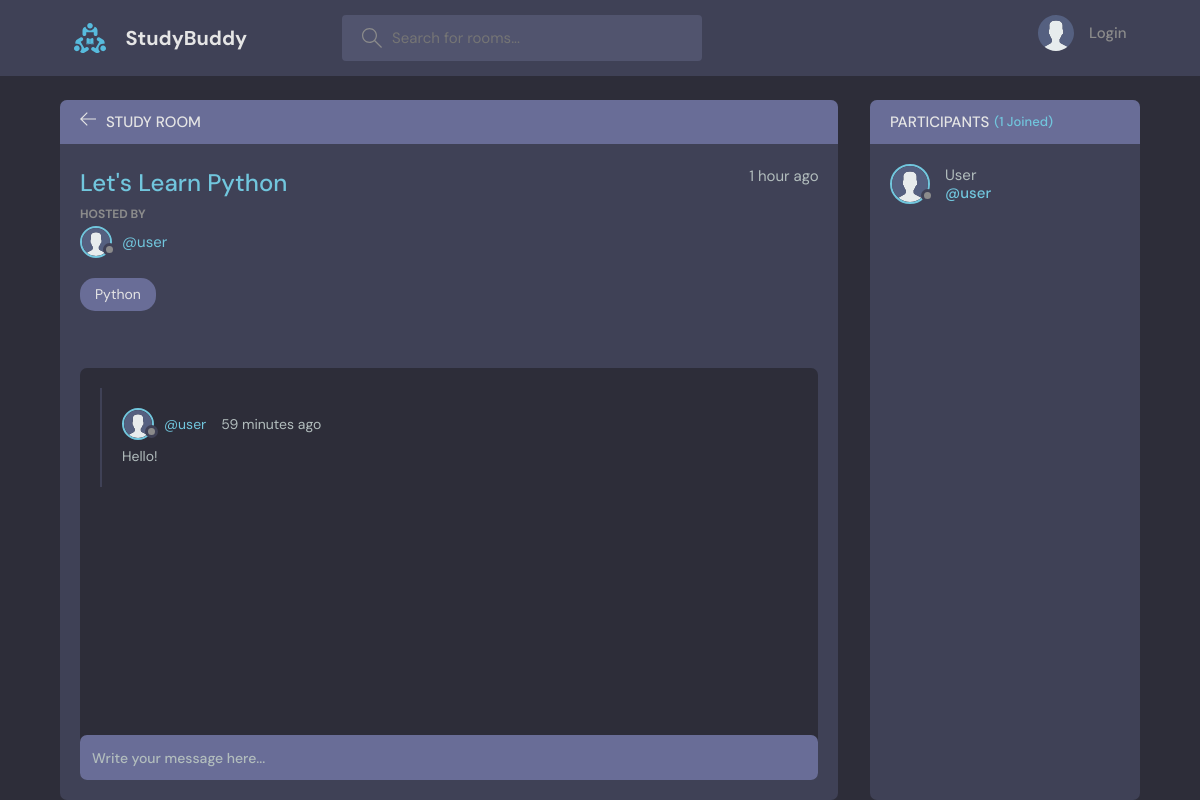
The page /room/1/ on the database its author committed.
### base/models.py (models this page shows, shortened)
class Room(models.Model):
    host = models.ForeignKey(User,on_delete=models.SET_NULL,null=True)
    topic = models.ForeignKey(Topic,on_delete=models.SET_NULL,null=True)
    name = models.CharField(max_length=200)
    description = models.TextField(null = True, blank= True)
    participants = models.ManyToManyField(User,related_name="participants",blank=True)
    updated = models.DateTimeField(auto_now=True)
    created = models.DateTimeField(auto_now_add=True)
    class meta():
        ordering = ['-updated','-created']

class User(AbstractUser):
    name =  models.CharField(max_length=200,null=True)
    email = models.EmailField( unique= True ,null=True)
    bio = models.TextField(null=True)
    avatar = models.ImageField(null = True, default = "avatar.svg")
    USERNAME_FIELD = 'email'
    REQUIRED_FIELDS = []

class Topic(models.Model):
    name = models.CharField(max_length=200)
    def __str__(self):
        return self.name

class Message(models.Model):
    user = models.ForeignKey(User, on_delete=models.CASCADE)
    room = models.ForeignKey(Room, on_delete=models.CASCADE)
    body = models.TextField()
    updated = models.DateTimeField(auto_now=True)
    created = models.DateTimeField(auto_now_add=True)
    class meta():
        ordering = ['-updated','-created']

### base/views.py (the view, shortened to what this page needs)
# urls.py: path('room/<str:pk>/',views.room, name = "room"),
def room(request,pk):
    room = Room.objects.get(id=pk)
    room_messages = room.message_set.all().order_by("-created")
    participants = room.participants.all()
    context = {'room':room,'room_messages':room_messages,'participants':participants}
    return render(request,'base/room.html',context)

### base/templates/base/room.html (shortened to what this page needs)
{% extends 'main.html' %} {% block content %}
<main class="profile-page layout layout--2">
  <div class="container">
    <div class="room">
      <div class="room__top">
        <div class="room__topLeft">
          <a href="{% url 'home' %}">
            <svg
              version="1.1"
              xmlns="http://www.w3.org/2000/svg"
              width="32"
              height="32"
              viewBox="0 0 32 32"
            >
              <title>arrow-left</title>
              <path
                d="M13.723 2.286l-13.723 13.714 13.719 13.714 1.616-1.611-10.96-10.96h27.625v-2.286h-27.625l10.965-10.965-1.616-1.607z"
              ></path>
            </svg>
          </a>
          <h3>Study Room</h3>
        </div>
      </div>
      <div class="room__box scroll">
        <div class="room__header scroll">
          <div class="room__info">
            <h3>{{room.name}}</h3>
            <span>{{room.created|timesince}} ago</span>
          </div>
          <div class="room__hosted">
            <p>Hosted By</p>
            <a
              href="{% url 'user-profile' room.host.id %}"
              class="room__author"
            >
              <div class="avatar avatar--small">
                <img src="{{room.host.avatar.url}}" />
              </div>
              <span>@{{room.host.username}}</span>
            </a>
          </div>
          <span class="room__topics">{{room.topic}}</span>
        </div>
        <div class="room__conversation">
          <div class="threads scroll">
            {% for message in room_messages %}
            <div class="thread">
              <div class="thread__top">
                <div class="thread__author">
                  <a
                    href="{% url 'user-profile' message.user.id %}"
                    class="thread__authorInfo"
                  >
                    <div class="avatar avatar--small">
                      <img src="{{message.user.avatar.url}}" />
                    </div>
                    <span>@{{message.user.username}}</span>
                  </a>
                  <span class="thread__date"
                    >{{message.created|timesince}} ago</span
                  >
                </div>
              </div>
              <div class="thread__details">{{message.body}}</div>
            </div>
            {% endfor %}
          </div>
        </div>
      </div>
      <div class="room__message">
        <form action="" method="POST">
          <input name="body" placeholder="Write your message here..." />
        </form>
      </div>
    </div>
    <div class="participants">
      <h3 class="participants__top">
        Participants <span>({{participants.count}} Joined)</span>
      </h3>
      <div class="participants__list scroll">
        {% for user in participants %}
        <a href="{%  url 'user-profile' user.id %}" class="participant">
          <div class="avatar avatar--medium">
            <img src="{{user.avatar.url}}" />
          </div>
          <p>
            {{user.name}}
            <span>@{{user.username}}</span>
          </p>
        </a>
        {% endfor %}
      </div>
    </div>
  </div>
</main>
{% endblock content %}

### templates/main.html (shortened to what this page needs)
<!DOCTYPE html>
{% load static %}
<html lang="en">
  <head>
    <link rel="stylesheet" href="{% static 'styles/style.css'  %}" />
  </head>
  <body>
    {% include 'navbar.html' %}  {% block content %} {% endblock %}
  </body>
</html>

### templates/navbar.html (shortened to what this page needs)
{% load static %}
<header class="header header--loggedIn">
  <div class="container">
    <a href="{% url 'home' %}" class="header__logo">
      <img src="{% static 'images/logo.svg' %}" />
      <h1>StudyBuddy</h1>
    </a>
    <form class="header__search" method="GET" action="{% url 'home' %}">
      <label>
        <input name="q" placeholder="Search for rooms..." />
      </label>
    </form>
    <nav class="header__menu">
      {% if request.user.is_authenticated %}
      <div class="header__user">
        <a href="{% url 'update-user' %}">
          <div class="avatar avatar--medium active">
            <img src="{{request.user.avatar.url}}" />
          </div>
          <p>{{request.user.name}} <span>@{{request.user.username}}</span></p>
        </a>
        <button class="dropdown-button">
          <svg
            version="1.1"
            xmlns="http://www.w3.org/2000/svg"
            width="32"
            height="32"
            viewBox="0 0 32 32"
          >
            <title>chevron-down</title>
            <path d="M16 21l-13-13h-3l16 16 16-16h-3l-13 13z"></path>
          </svg>
        </button>
      </div>
      {% else %}
      <a href="{% url 'login' %}">
        <img src="{% static 'images/avatar.svg' %}" />
        <p>Login</p>
      </a>
      {% endif %}
    </nav>
  </div>
</header>

### rows shown on the page
Room: name "Let's Learn Python", created "1 hour", host.avatar (placeholder picture), host.username "user", topic "Python"
Message: user.avatar (placeholder picture), user.username "user", created "59 minutes", body "Hello!"
User: avatar (placeholder picture), name "User", username "user"

### other values the page prints
{{ participants.count }} "1"
